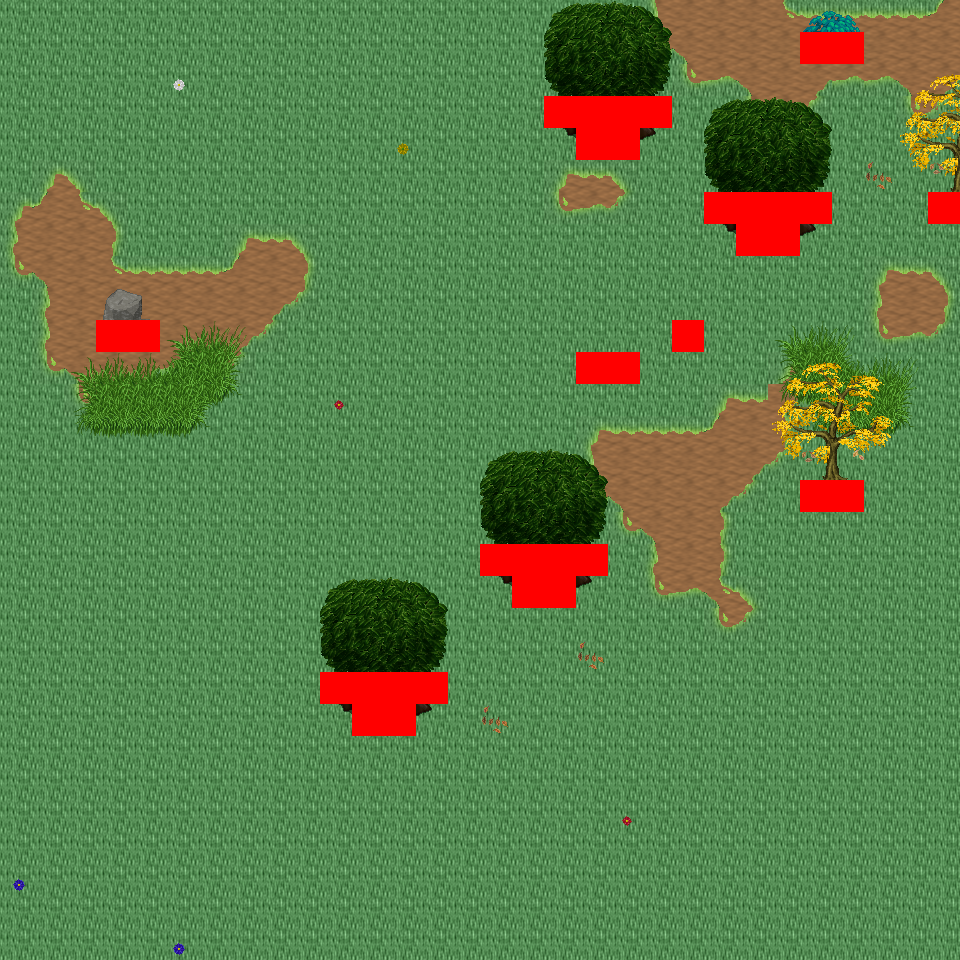

A 2D game scene composited from a Tiled map and its tileset images. What follows is a short description and the map's XML, with each tile layer's data collapsed to a summary:
An orthogonal 30x30 tile map with 32x32 px tiles, 6 tile layers (Ground, Object, Object2, Above, ...), 32 tilesets and 5 objects (5x mapExit).

<map version="1.0" orientation="orthogonal" renderorder="right-down" width="30" height="30" tilewidth="32" tileheight="32" nextobjectid="6">
  <tileset firstgid="1" name="tileset_logic_collision" tilewidth="32" tileheight="32" tilecount="1" columns="1">
    <image source="../drawable/tileset_logic_collision.png" width="32" height="32" />
  </tileset>
  <tileset firstgid="2" name="tileset_ground_ridge_earth_pale" tilewidth="32" tileheight="32" tilecount="96" columns="12">
    <image source="../drawable/tileset_ground_ridge_earth_pale.png" width="384" height="256" />
  </tileset>
  <tileset firstgid="98" name="tileset_ground_ridge_earth_dark" tilewidth="32" tileheight="32" tilecount="96" columns="12">
    <image source="../drawable/tileset_ground_ridge_earth_dark.png" width="384" height="256" />
  </tileset>
  <tileset firstgid="194" name="tileset_ground_ground" tilewidth="32" tileheight="32" tilecount="33" columns="3">
    <image source="../drawable/tileset_ground_ground.png" width="96" height="352" />
  </tileset>
  <tileset firstgid="227" name="tileset_terrain_grassland" tilewidth="32" tileheight="32" tilecount="88" columns="8">
    <image source="../drawable/tileset_terrain_grassland.png" width="256" height="352" />
  </tileset>
  <tileset firstgid="315" name="tileset_ground_grass_edges" tilewidth="32" tileheight="32" tilecount="36" columns="12">
    <image source="../drawable/tileset_ground_grass_edges.png" width="384" height="96" />
  </tileset>
  <tileset firstgid="351" name="tileset_ground_grass_corners" tilewidth="32" tileheight="32" tilecount="24" columns="6">
    <image source="../drawable/tileset_ground_grass_corners.png" width="192" height="128" />
  </tileset>
  <tileset firstgid="375" name="tileset_plant_tree_tree_darkgreen" tilewidth="32" tileheight="32" tilecount="88" columns="8">
    <image source="../drawable/tileset_plant_tree_tree_darkgreen.png" width="256" height="352" />
  </tileset>
  <tileset firstgid="463" name="tileset_plant_tree_fall_trees" tilewidth="32" tileheight="32" tilecount="40" columns="8">
    <image source="../drawable/tileset_plant_tree_fall_trees.png" width="256" height="160" />
  </tileset>
  <tileset firstgid="503" name="tileset_plant_tree_evergreen" tilewidth="32" tileheight="32" tilecount="36" columns="3">
    <image source="../drawable/tileset_plant_tree_evergreen.png" width="96" height="384" />
  </tileset>
  <tileset firstgid="539" name="tileset_plant_tree_pine_tree" tilewidth="32" tileheight="32" tilecount="20" columns="4">
    <image source="../drawable/tileset_plant_tree_pine_tree.png" width="128" height="160" />
  </tileset>
  <tileset firstgid="559" name="tileset_plant_tree_pine_tree_1" tilewidth="32" tileheight="32" tilecount="20" columns="4">
    <image source="../drawable/tileset_plant_tree_pine_tree_1.png" width="128" height="160" />
  </tileset>
  <tileset firstgid="579" name="tileset_building_decoration_rocks" tilewidth="32" tileheight="32" tilecount="6" columns="3">
    <image source="../drawable/tileset_building_decoration_rocks.png" width="96" height="64" />
  </tileset>
  <tileset firstgid="585" name="tileset_plant_stump_hollow_logs" tilewidth="32" tileheight="32" tilecount="6" columns="3">
    <image source="../drawable/tileset_plant_stump_hollow_logs.png" width="96" height="64" />
  </tileset>
  <tileset firstgid="591" name="tileset_plant_stump_small_stump" tilewidth="32" tileheight="32" tilecount="4" columns="2">
    <image source="../drawable/tileset_plant_stump_small_stump.png" width="64" height="64" />
  </tileset>
  <tileset firstgid="595" name="tileset_plant_flower_daisy_yellow" tilewidth="32" tileheight="32" tilecount="8" columns="2">
    <image source="../drawable/tileset_plant_flower_daisy_yellow.png" width="64" height="128" />
  </tileset>
  <tileset firstgid="603" name="tileset_plant_flower_daisy_white" tilewidth="32" tileheight="32" tilecount="8" columns="2">
    <image source="../drawable/tileset_plant_flower_daisy_white.png" width="64" height="128" />
  </tileset>
  <tileset firstgid="611" name="tileset_plant_flower_daisy_red" tilewidth="32" tileheight="32" tilecount="8" columns="2">
    <image source="../drawable/tileset_plant_flower_daisy_red.png" width="64" height="128" />
  </tileset>
  <tileset firstgid="619" name="tileset_plant_flower_daisy_blue" tilewidth="32" tileheight="32" tilecount="8" columns="2">
    <image source="../drawable/tileset_plant_flower_daisy_blue.png" width="64" height="128" />
  </tileset>
  <tileset firstgid="627" name="tileset_plant_leaves" tilewidth="32" tileheight="32" tilecount="8" columns="4">
    <image source="../drawable/tileset_plant_leaves.png" width="128" height="64" />
  </tileset>
  <tileset firstgid="635" name="tileset_plant_brown_mushrooms" tilewidth="32" tileheight="32" tilecount="24" columns="6">
    <image source="../drawable/tileset_plant_brown_mushrooms.png" width="192" height="128" />
  </tileset>
  <tileset firstgid="659" name="tileset_logic_item_resources" tilewidth="32" tileheight="32" tilecount="6" columns="6">
    <image source="../drawable/tileset_logic_item_resources.png" width="192" height="32" />
  </tileset>
  <tileset firstgid="665" name="tileset_logic_creature_animal" tilewidth="32" tileheight="32" tilecount="32" columns="8">
    <image source="../drawable/tileset_logic_creature_animal.png" width="256" height="128" />
  </tileset>
  <tileset firstgid="697" name="tileset_ground_tall_grass" tilewidth="32" tileheight="32" tilecount="15" columns="5">
    <image source="../drawable/tileset_ground_tall_grass.png" width="160" height="96" />
  </tileset>
  <tileset firstgid="712" name="tileset_logic_creature_reptile" tilewidth="32" tileheight="32" tilecount="7" columns="7">
    <image source="../drawable/tileset_logic_creature_reptile.png" width="224" height="32" />
  </tileset>
  <tileset firstgid="719" name="tileset_plant_bush_leafy" tilewidth="32" tileheight="32" tilecount="48" columns="8">
    <image source="../drawable/tileset_plant_bush_leafy.png" width="256" height="192" />
  </tileset>
  <tileset firstgid="767" name="tileset_plant_bushes_and_trees" tilewidth="32" tileheight="32" tilecount="144" columns="16">
    <image source="../drawable/tileset_plant_bushes_and_trees.png" width="512" height="289" />
  </tileset>
  <tileset firstgid="911" name="tileset_building_thatched_roof_cottage1" tilewidth="32" tileheight="32" tilecount="20" columns="4">
    <image source="../drawable/tileset_building_thatched_roof_cottage1.png" width="128" height="160" />
  </tileset>
  <tileset firstgid="931" name="tileset_building_thatched_roof_cottage2" tilewidth="32" tileheight="32" tilecount="20" columns="4">
    <image source="../drawable/tileset_building_thatched_roof_cottage2.png" width="128" height="160" />
  </tileset>
  <tileset firstgid="951" name="tileset_plant_stump_stump_rectangular" tilewidth="32" tileheight="32" tilecount="4" columns="2">
    <image source="../drawable/tileset_plant_stump_stump_rectangular.png" width="64" height="64" />
  </tileset>
  <tileset firstgid="955" name="tileset_object_well_hoist" tilewidth="32" tileheight="32" tilecount="9" columns="3">
    <image source="../drawable/tileset_object_well_hoist.png" width="96" height="96" />
  </tileset>
  <tileset firstgid="964" name="tileset_logic_creature_gnome" tilewidth="32" tileheight="32" tilecount="6" columns="6">
    <image source="../drawable/tileset_logic_creature_gnome.png" width="192" height="32" />
  </tileset>
  <layer name="Ground" width="30" height="30">
    <data>[900 cells, 900 non-empty, 2 distinct tile ids]</data>
  </layer>
  <layer name="Object" width="30" height="30">
    <data>[900 cells, 152 non-empty, 35 distinct tile ids]</data>
  </layer>
  <layer name="Object2" width="30" height="30">
    <data>[900 cells, 44 non-empty, 18 distinct tile ids]</data>
  </layer>
  <layer name="Above" width="30" height="30">
    <data>[900 cells, 76 non-empty, 32 distinct tile ids]</data>
  </layer>
  <layer name="Above2" width="30" height="30">
    <data>[900 cells, 0 non-empty, 0 distinct tile ids]</data>
  </layer>
  <layer name="Walkable" width="30" height="30">
    <data>[900 cells, 34 non-empty, 1 distinct tile ids]</data>
  </layer>
  <objectgroup name="MapEvents">
    <object id="1" name="north" type="mapExit" x="0" y="0" width="960" height="32">
      <properties>
        <property name="map" value="level_0_x52_y10" />
        <property name="x" value="0" />
        <property name="y" value="28" />
      </properties>
    </object>
    <object id="2" name="south" type="mapExit" x="0" y="928" width="960" height="32">
      <properties>
        <property name="map" value="level_0_x52_y12" />
        <property name="x" value="0" />
        <property name="y" value="1" />
      </properties>
    </object>
    <object id="3" name="west" type="mapExit" x="0" y="0" width="32" height="960">
      <properties>
        <property name="map" value="level_0_x51_y11" />
        <property name="x" value="28" />
        <property name="y" value="0" />
      </properties>
    </object>
    <object id="4" name="east" type="mapExit" x="928" y="0" width="32" height="192">
      <properties>
        <property name="map" value="level_0_x53_y11" />
        <property name="x" value="1" />
        <property name="y" value="0" />
      </properties>
    </object>
    <object id="5" name="east2" type="mapExit" x="928" y="224" width="32" height="736">
      <properties>
        <property name="map" value="level_0_x53_y11" />
        <property name="x" value="1" />
        <property name="y" value="7" />
      </properties>
    </object>
  </objectgroup>
</map>
